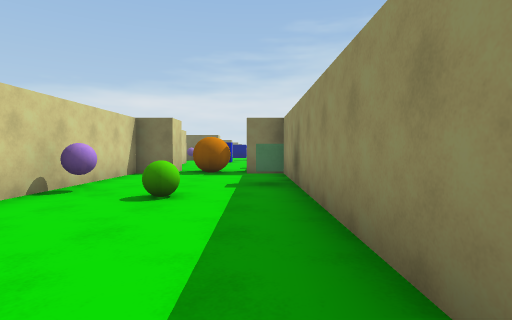
[1] (above)

17 first-person views from a walk through a 3-D level made in the Unity game engine. The camera is 1.3 m above the floor, tilts 2° down and sees 80° across. The floor is counted in squares, 2 m on a side. Each view is taken from the middle of a square. On the plan, view 1 faces up. The plan holds only what a view shows up to about 10 squares ahead; the rest is blank. The place goes on beyond the plan. The player is left out.

[2]
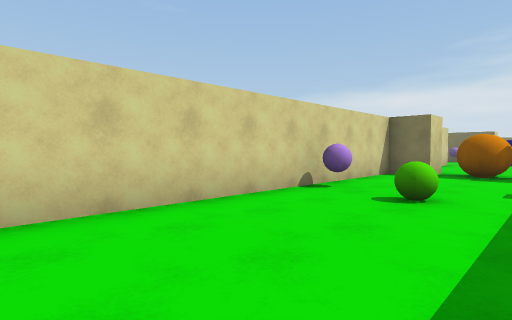

[3]
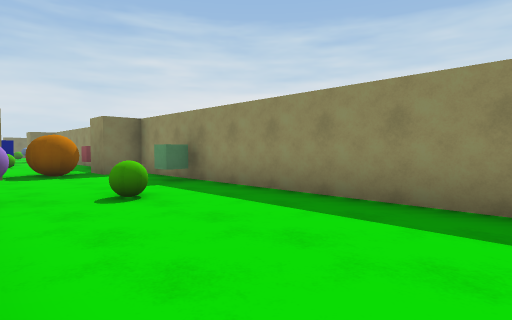

[4]
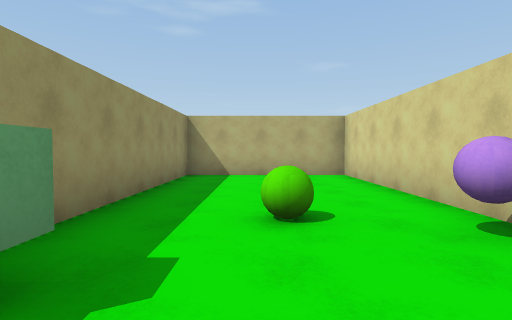

[5]
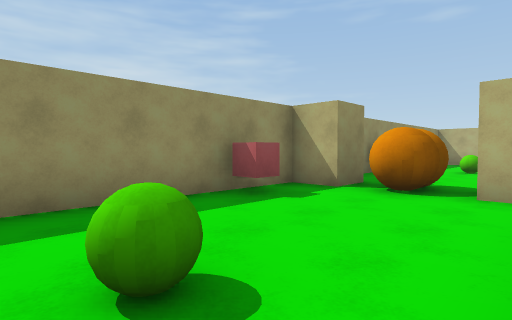

[6]
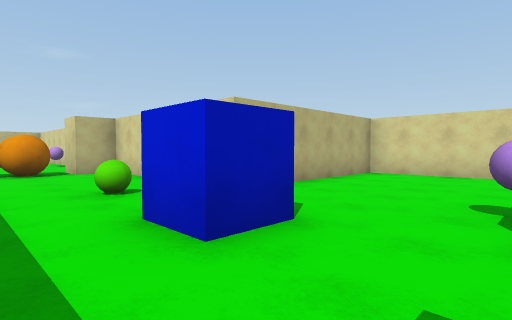

[7]
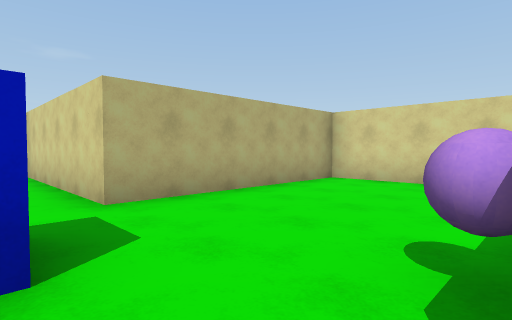

[8]
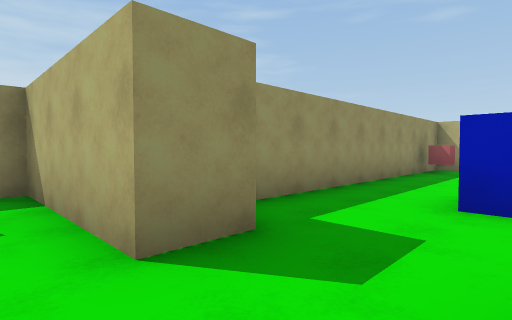

[9]
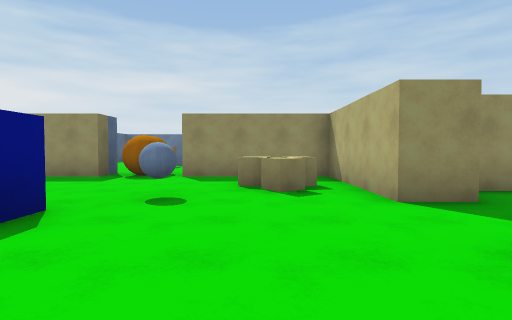

[10]
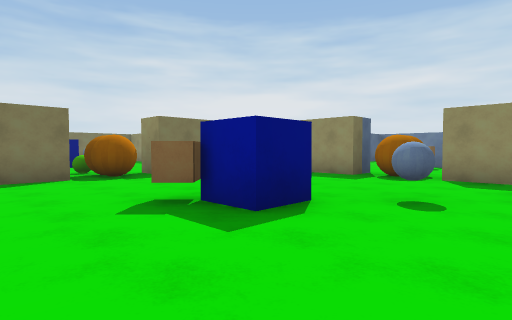

[11]
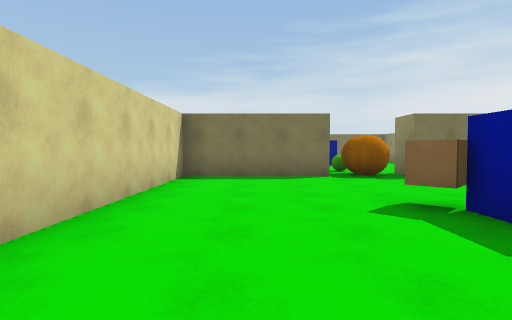

[12]
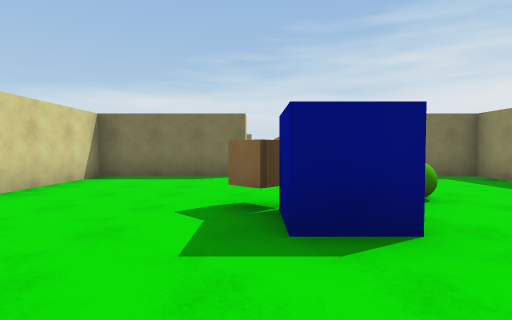

[13]
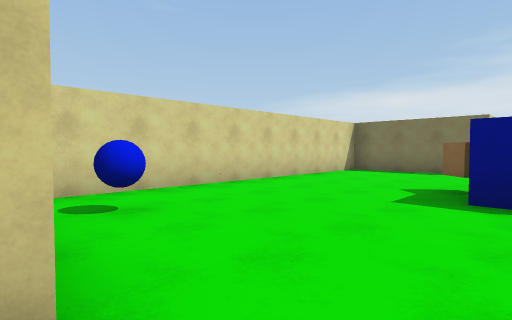

[14]
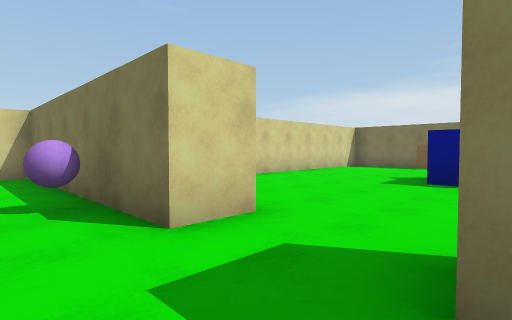

[15]
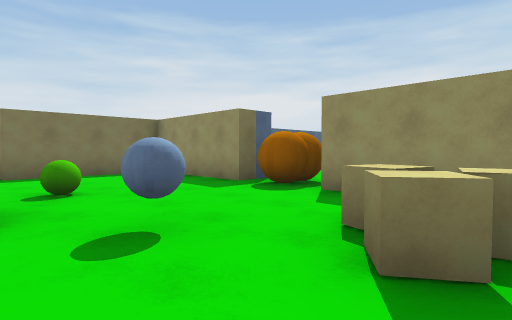

[16]
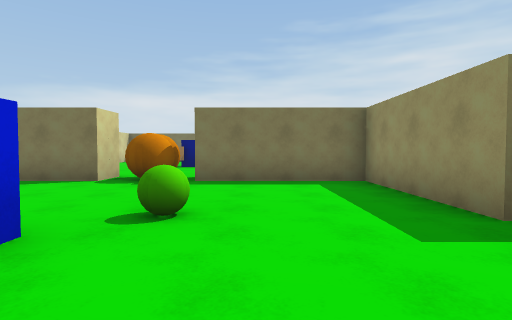

[17]
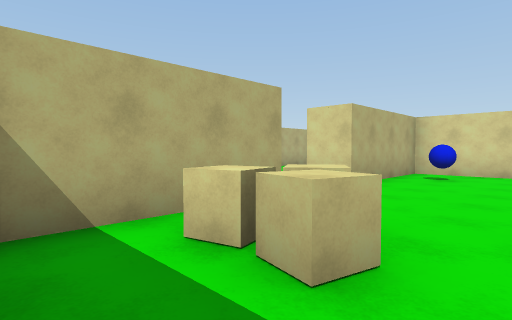

### Floor plan
Ten units are one square. View 1 is at (0, 0); x grows to the right and y downward. Boxes are objects, and circles mark ways between rooms. Rooms are numbered by the first view taken in them; rooms with no view inside come last. Other rooms are left out.
<svg viewBox="-88 -295 138 307">
<path fill="none" stroke="#000" d="M-22 -82 -32 -82 -33 7 7 7 7 -82 -3 -82M-3 -181 -3 -193M-22 -193 -22 -183 -83 -183 -83 -143 -32 -143 -32 -92 -22 -92 -22 -82M-3 -82 -3 -92 7 -92 7 -176M-22 -282 -57 -282 -57 -193 -22 -193M-3 -193 33 -193 33 -227M44 -247 33 -247 33 -282 -3 -282"/>
<rect x="-35" y="-55" width="10" height="10" fill="#bbb"><title>other object</title></rect>
<rect x="-15" y="-45" width="10" height="10" fill="#bbb"><title>other object</title></rect>
<rect x="-15" y="-85" width="10" height="10" fill="#bbb"><title>other object</title></rect>
<rect x="-5" y="-65" width="10" height="10" fill="#bbb"><title>other object</title></rect>
<rect x="-45" y="-185" width="10" height="10" fill="#bbb"><title>other object</title></rect>
<rect x="-25" y="-135" width="10" height="10" fill="#bbb"><title>other object</title></rect>
<rect x="-25" y="-165" width="10" height="10" fill="#bbb"><title>other object</title></rect>
<rect x="-15" y="-95" width="10" height="10" fill="#bbb"><title>other object</title></rect>
<rect x="-5" y="-115" width="10" height="10" fill="#bbb"><title>other object</title></rect>
<rect x="-45" y="-205" width="10" height="10" fill="#bbb"><title>other object</title></rect>
<rect x="-25" y="-245" width="10" height="10" fill="#bbb"><title>other object</title></rect>
<rect x="-15" y="-245" width="10" height="10" fill="#bbb"><title>other object</title></rect>
<rect x="-15" y="-285" width="10" height="10" fill="#bbb"><title>other object</title></rect>
<rect x="-5" y="-225" width="10" height="10" fill="#bbb"><title>other object</title></rect>
<rect x="-5" y="-255" width="10" height="10" fill="#bbb"><title>other object</title></rect>
<rect x="5" y="-215" width="20" height="20" fill="#bbb"><title>other object</title></rect>
<rect x="25" y="-245" width="10" height="10" fill="#bbb"><title>other object</title></rect>
<rect x="35" y="-245" width="10" height="10" fill="#bbb"><title>other object</title></rect>
<circle cx="-15" cy="-90" r="3" fill="#2a7"/>
<circle cx="-15" cy="-190" r="3" fill="#2a7"/>
<text x="-20" y="-40">1</text>
<text x="-30" y="-150">2</text>
<text x="-10" y="-240">3</text>
</svg>
Room 1 opens to room 2. Room 2 opens to room 3.

Where each view was taken, in squares from view 1:
view 1: 0 up, 0 right, facing up
view 2: 0 up, 0 right, facing up-left
view 3: 0 up, 3 left, facing up-right
view 4: 7 up, 1 left, facing down
view 5: 14 up, 3 left, facing down-right
view 6: 18 up, 0 right, facing down-left
view 7: 18 up, 2 left, facing down-left
view 8: 20 up, 2 left, facing down-right
view 9: 21 up, 4 left, facing right
view 10: 21 up, 4 left, facing up-right
view 11: 21 up, 4 left, facing up
view 12: 21 up, 2 left, facing up
view 13: 19 up, 1 left, facing up-left
view 14: 17 up, 0 right, facing up-left
view 15: 20 up, 1 left, facing up-right
view 16: 22 up, 1 right, facing up
view 17: 22 up, 3 right, facing down-left
